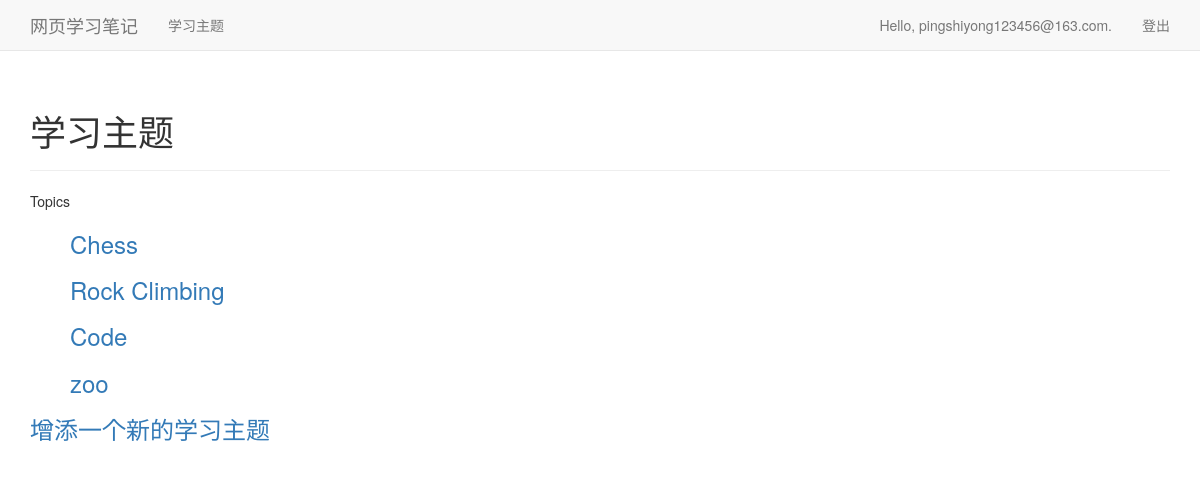
The page /topics/ (signed in) on the database its author committed.
### learning_logs/models.py (models this page shows)
class Topic(models.Model):
    owner = models.ForeignKey(User, on_delete=models.CASCADE) #使其只显示与当前登录的用户相关联的数据 ||代码没问题，但显示有问题，不管哪个账户都显示所有的主题 https://learndjango.com/tutorials/django-best-practices-referencing-user-model
    text = models.CharField(max_length=200)
    date_added = models.DateTimeField(auto_now_add=True)
    def __str__(self):
        return self.text

### learning_logs/views.py (the view)
# urls.py: path("topics/", views.topics, name='topics'),
def topics(request):
    topics = Topic.objects.filter(owner=request.user).order_by('date_added') #只向用户显示属于自己的主题。
    topics = Topic.objects.order_by('date_added')
    context = {"topics":topics}
    return render(request, 'learning_logs/topics.html', context)

### learning_logs/templates/learning_logs/topics.html
{% extends "learning_logs/base.html" %}
{% block header %}
 <h1>学习主题</h1>
{% endblock header %}
{% block content %}
<p>Topics</p>
<ul>
    {% for topic in topics %}
    <h3><a href="{% url 'learning_logs:topic' topic.id %}">{{ topic }}</a></h3>
      {% empty %}
      <li> 您还没有学习主题哦！</li>
    {% endfor %}
</ul>
<h3><a href="{% url 'learning_logs:new_topic' %}">增添一个新的学习主题</a></h3>
{% endblock content %}

### learning_logs/templates/learning_logs/base.html (shortened to what this page needs)
{% load bootstrap3 %}
<!DOCTYPE html>
<html lang="en">
  <head>
   {% bootstrap_css %}
  </head>
  <body>
    <nav class="navbar navbar-default navbar-static-top">
      <div class="container">
      <div class="navbar-header">
      <a class="navbar-brand" href="{% url 'learning_logs:index' %}">
      网页学习笔记</a>
      </div>
      <div id="navbar" class="navbar-collapse collapse">
      <ul class="nav navbar-nav">
      <li><a href="{% url 'learning_logs:topics' %}">学习主题</a></li>
      </ul>
      <ul class="nav navbar-nav navbar-right">
      {% if user.is_authenticated %}
      <li><a>Hello, {{ user.username }}.</a></li>
      <li><a href="{% url 'users:logout' %}">登出</a></li>
      {% else %}
      <li><a href="{% url 'users:register' %}">注册</a></li>
      <li><a href="{% url 'users:login' %}">登录</a></li>
      {% endif %}
      </ul>
      </div>
      </div>
    </nav>
    <div class="container">
      <div class="page-header">
      {% block header %}{% endblock header %}
      </div>
      <div>
      {% block content %}{% endblock content %}
      </div>
    </div>
  </body>
</html>

### rows shown on the page
Topic: text "Chess"
Topic: text "Rock Climbing"
Topic: text "Code"
Topic: text "zoo"

### other values the page prints
{{ user.username }} "pingshiyong123456@163.com"
